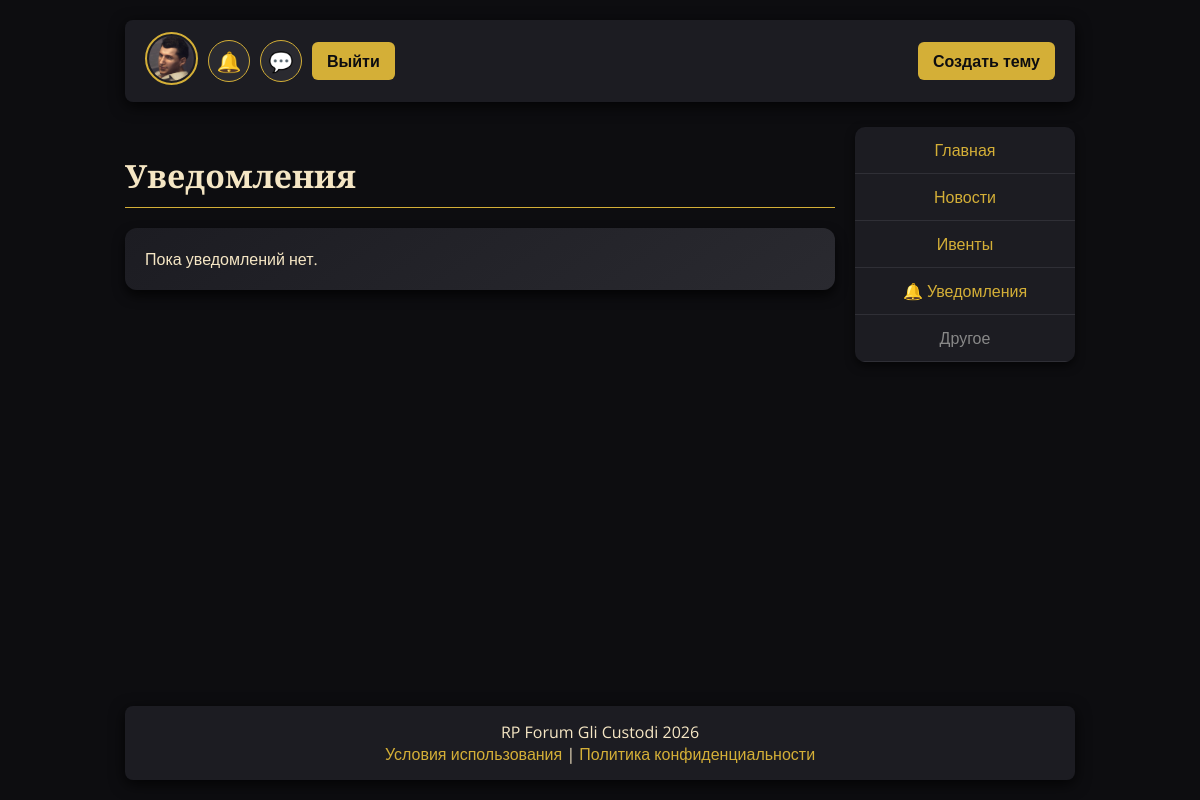
The app's page /notifications/ (signed in), older data.
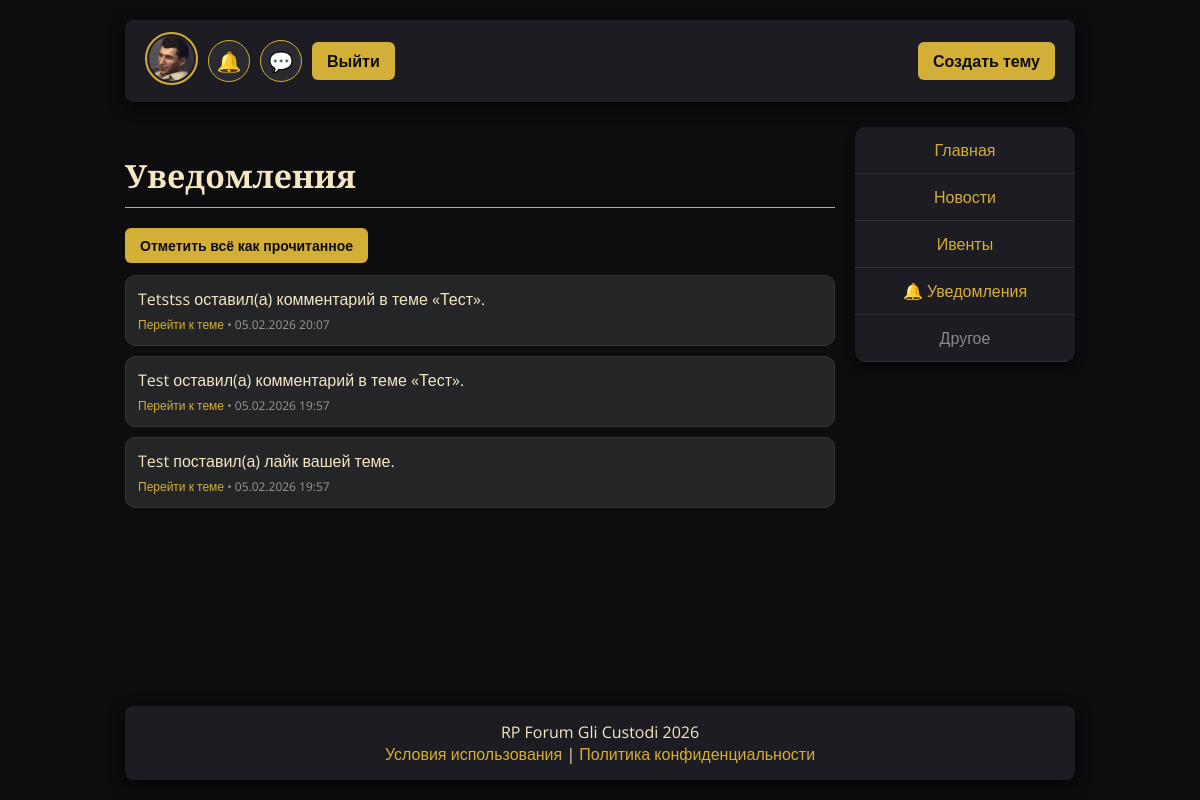
The same page, newer data.
### main/models.py (models this page shows, shortened)
class Notification(models.Model):
    TYPE_TOPIC = "topic"
    TYPE_COMMENT = "comment"
    TYPE_MENTION = "mention"
    TYPE_LIKE = "like"
    TYPE_CHOICES = (
        (TYPE_TOPIC, "Topic update"),
        (TYPE_COMMENT, "Comment update"),
        (TYPE_MENTION, "Mention"),
        (TYPE_LIKE, "Like"),
    )
    recipient = models.ForeignKey(settings.AUTH_USER_MODEL, on_delete=models.CASCADE, related_name="notifications")
    actor = models.ForeignKey(settings.AUTH_USER_MODEL, on_delete=models.SET_NULL, null=True, blank=True, related_name="sent_notifications")
    topic = models.ForeignKey(Topic, on_delete=models.CASCADE, null=True, blank=True, related_name="notifications")
    post = models.ForeignKey(Post, on_delete=models.CASCADE, null=True, blank=True, related_name="notifications")
    comment = models.ForeignKey(Comment, on_delete=models.CASCADE, null=True, blank=True, related_name="notifications")
    notification_type = models.CharField(max_length=20, choices=TYPE_CHOICES)
    message = models.CharField(max_length=255)
    is_read = models.BooleanField(default=False)
    created_at = models.DateTimeField(auto_now_add=True)
    class Meta:
        ordering = ["-created_at"]

### main/views.py (the view)
# urls.py: path("notifications/", views.notifications_view, name="notifications"),
@login_required
def notifications_view(request):
    notifications = request.user.notifications.select_related("topic", "actor")
    return render(request, "main/notifications.html", {"notifications": notifications})

### main/context_processors.py (called while the page is built)
def notifications_count(request):
    data = {"unread_notifications_count": 0, "unread_messages_count": 0}
    if not request.user.is_authenticated:
        return data
    data["unread_notifications_count"] = request.user.notifications.filter(is_read=False).count()
    try:
        unread_messages = Message.objects.filter(
            dialog__dialog_participants__user=request.user,
        ).exclude(author=request.user).exclude(
            read_by__user=request.user,
        )
        data["unread_messages_count"] = unread_messages.count()
    except (OperationalError, ProgrammingError):
        data["unread_messages_count"] = 0
    return data

### main/templates/main/notifications.html (shortened to what this page needs)
{% extends 'main/base.html' %}
{% block content %}
<h2 class="page-title">Уведомления</h2>
{% if notifications %}
  <form method="post" action="{% url 'notifications-mark-read' %}" style="margin-bottom:12px;">
    <button type="submit" class="header-btn" style="width:auto; margin:0;">Отметить всё как прочитанное</button>
  </form>
  <div class="notifications-list">
    {% for notification in notifications %}
      <div class="notification-item {% if not notification.is_read %}is-unread{% endif %}">
        <div>{{ notification.message }}</div>
        <div class="notification-meta">
          {% if notification.topic %}
            <a href="{% url 'topic-detail' notification.topic.id %}">Перейти к теме</a> •
          {% endif %}
          {{ notification.created_at|date:"d.m.Y H:i" }}
        </div>
      </div>
    {% endfor %}
  </div>
{% else %}
  <div class="card">Пока уведомлений нет.</div>
{% endif %}
{% endblock %}

Row changes from the older to the newer data that the page shows:
added Notification: message "Tetstss оставил(а) комментарий в теме «Тест».", shows "Перейти к теме", created_at "05.02.2026 20:07"
added Notification: message "Test оставил(а) комментарий в теме «Тест».", shows "Перейти к теме", created_at "05.02.2026 19:57"
added Notification: message "Test поставил(а) лайк вашей теме.", shows "Перейти к теме", created_at "05.02.2026 19:57"
Text that changed along with them:
text no longer shown: "Пока уведомлений нет."
text now shown: "Отметить всё как прочитанное"
